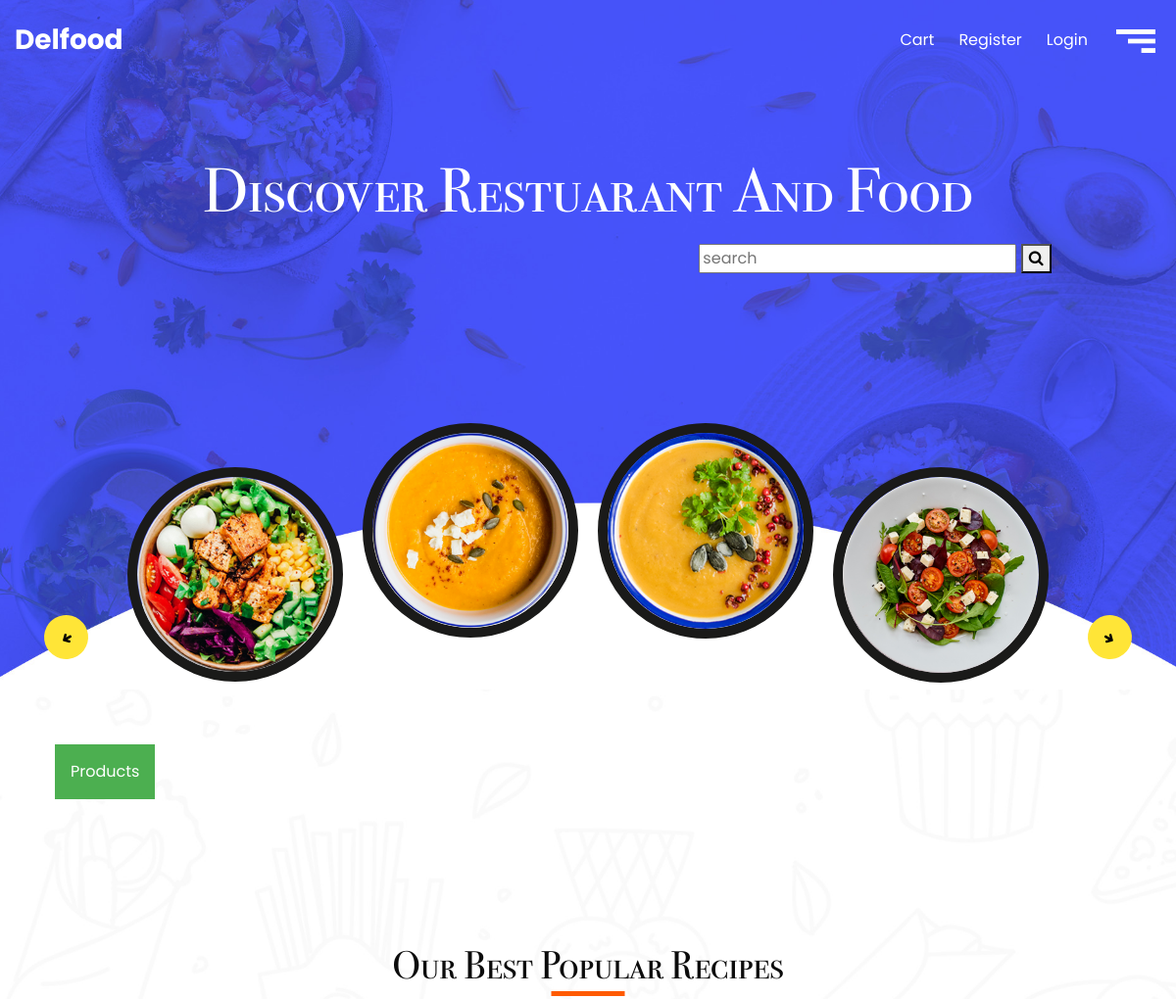
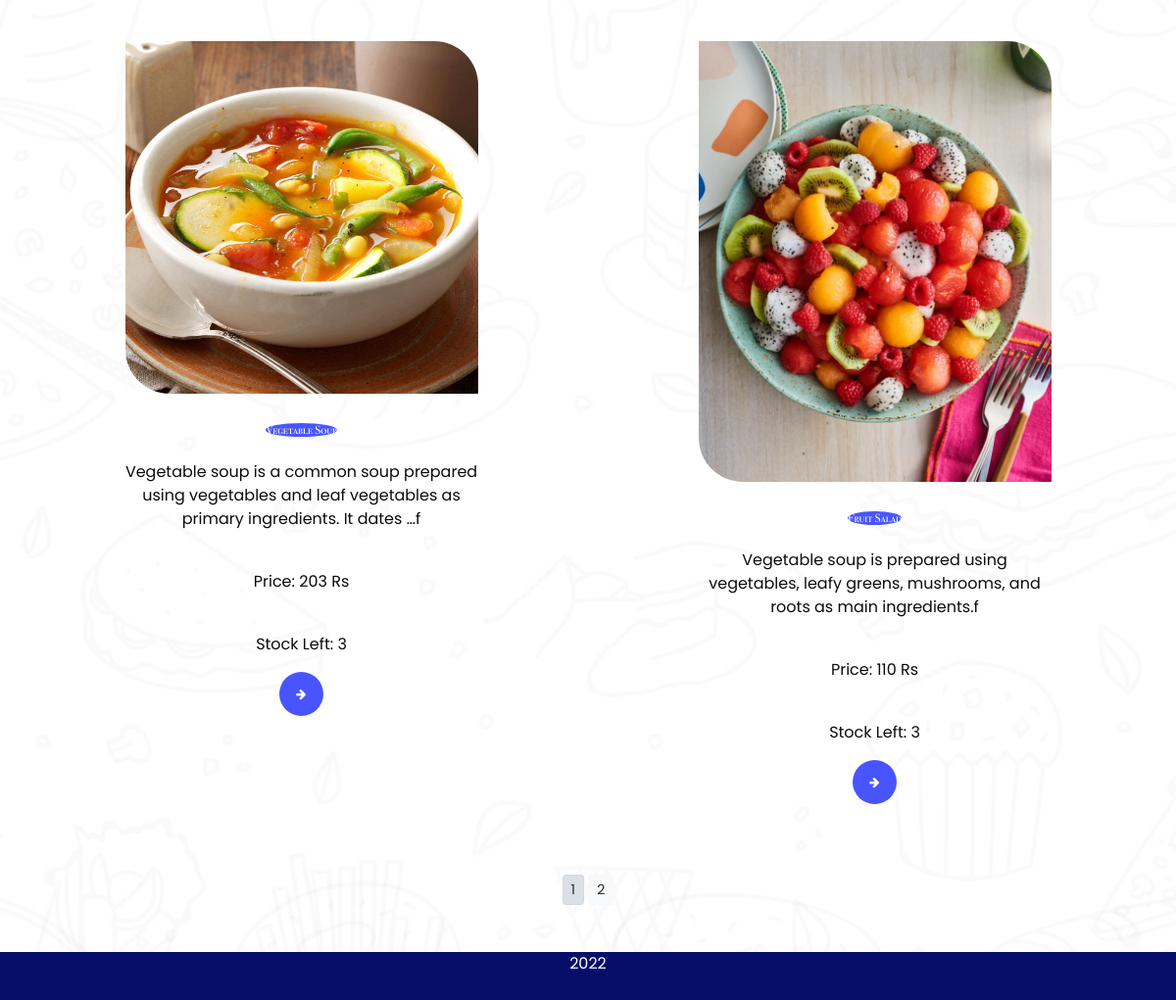
The page / on the database its author committed (2 pictures, top to bottom).
### shop/models.py (models this page shows, shortened)
class products(models.Model):
    name=models.CharField(max_length=100)
    slug=models.SlugField(max_length=100)
    img=models.ImageField(upload_to='images')
    desc=models.TextField()
    stock=models.IntegerField()
    available=models.BooleanField()
    price=models.IntegerField()
    category=models.ForeignKey(categ,on_delete=models.CASCADE)
    def get_url(self):
        return reverse('details',args=[self.category.slug,self.slug])

### shop/views.py (the view)
# urls.py: 2. Add a URL to urlpatterns:  path('', views.home, name='home')
def home(request,c_slug=None):
    c_page=None
    prodt=None
    if c_slug!=None:
        c_page=get_object_or_404(categ,slug=c_slug)
        prodt=products.objects.filter(category=c_page,available=True)
    else:
        prodt=products.objects.all().filter(available=True)
        cat = categ.objects.all()
        paginator=Paginator(prodt,2)
    try:
        page=int(request.GET.get('page','1'))
    except:
        page=1
    try:
        pro=paginator.page(page)
    except(EmptyPage,InvalidPage):
        pro=paginator.page(paginator.num_pages)
    return render(request,'index.html',{'pr':prodt,'ct':cat,'pg':pro})

### shop/models.py (called while the page is built)
    def get_url(self):
        return reverse('prod_cat',args=[self.slug])

### templates/index.html (shortened to what this page needs)
{% load static %}
<!DOCTYPE html>
<html>
<head>
  <link rel="stylesheet" type="text/css" href="{% static 'cr/css/bootstrap.css' %}" />
  <link href="{% static 'cr/css/font-awesome.min.css' %}" rel="stylesheet" />
  <link rel="stylesheet" href="https://cdnjs.cloudflare.com/ajax/libs/jquery-nice-select/1.1.0/css/nice-select.min.css" />
  <link rel="stylesheet" href="https://cdnjs.cloudflare.com/ajax/libs/slick-carousel/1.9.0/slick.min.css" />
  <link rel="stylesheet" href="https://cdnjs.cloudflare.com/ajax/libs/slick-carousel/1.9.0/slick-theme.min.css.map" />
  <link href="{% static 'cr/css/style.css' %}" rel="stylesheet" />
  <link href="{% static 'cr/css/responsive.css' %}" rel="stylesheet" />
</head>
<body>
  <div class="hero_area">
    <header class="header_section">
      <div class="container-fluid">
        <nav class="navbar navbar-expand-lg custom_nav-container">
          <a class="navbar-brand" href="/">
            <span>
              Delfood
            </span>
          </a>
          <div class="" id="">
            <div class="User_option">
              <a href="">
                <a href="{% url 'cartDetails' %}"> Cart</a>
                {% if user.is_authenticated %}
                <li>hi {{user.username}}</li>
                <a href="{% url 'logout' %}"> Logout</a>
                {% else %}
                <a href="accounts/register"> Register</a>
                <a href="{% url 'login' %}"> Login</a>
                {% endif %}
              </a>
            </div>
            <div class="custom_menu-btn">
              <button onclick="openNav()">
                <img src="{% static 'cr/images/menu.png' %}" alt="">
              </button>
            </div>
          </div>
        </nav>
      </div>
    </header>
    <section class="slider_section ">
       <div class="container ">
        <div class="row">
          <div class="col-lg-10 mx-auto">
            <div class="detail-box">
              <h1>
                Discover Restuarant And Food
              </h1>
            </div>
            <form class="examole" action="{% url 'search' %}" method="get" align="right">
                <input type="text" placeholder="search" name="q" color="black">
                <button type="submit"><i class="fa fa-search"></i></button>
              </form>
          </div>
        </div>
      </div>
      <div class="slider_container">
        <div class="item">
          <div class="img-box">
            <img src="{% static 'cr/images/slider-img1.png' %}" alt="" />
          </div>
        </div>
        <div class="item">
          <div class="img-box">
            <img src="{% static 'cr/images/slider-img2.png' %}" alt="" />
          </div>
        </div>
        <div class="item">
          <div class="img-box">
            <img src="{% static 'cr/images/slider-img3.png' %}" alt="" />
          </div>
        </div>
        <div class="item">
          <div class="img-box">
            <img src="{% static 'cr/images/slider-img4.png' %}" alt="" />
          </div>
        </div>
      </div>
    </section>
  </div>
<div class="dropdown">
  <button class="dropbtn">Products</button>
</div>
  <section class="recipe_section layout_padding-top">
    <div class="container">
      <div class="heading_container heading_center">
        <h2>
          Our Best Popular Recipes
        </h2>
      </div>
      <div class="row">
        {% for i in pg.object_list %}
        <div class="col-sm-6 col-md-4 mx-auto">
          <div class="box">
            <div class="img-box">
              <a href="{{i.get_url}}"></a> <img src="{{i.img.url}}" class="box-img" alt="" >
            </div>
            <div class="detail-box">
              <h4>
                <a href="{{i.get_url}}">{{i.name}}</a>
              </h4>
              <P>{{i.desc|truncatewords:17}}f</P>
              <br>
              <p>Price: {{i.price}} Rs</p>
              <br>
              <p>Stock Left: {{i.stock}}</p>
              <a href="">
                <i class="fa fa-arrow-right" aria-hidden="true"></i>
              </a>
            </div>
          </div>
        </div>
        {% endfor %}
  </section>
<br>
<br>
<br>
<center>
  {% for p in pg.paginator.page_range %}
  <a href="?page={{p}}" class="btn btn-light btn-sm {% if pg.number == p %} active {% endif %}">{{p}}</a>
  {% endfor %}
</center>  <br>
  <br>
    <footer class="footer_section">
      <div class="container">
        <p>
           <span id="displayYear"></span>
        </p>
      </div>
    </footer>
</body>
</html>

### static/cr/css/responsive.css (style rules this page uses)
@media (min-width: 1200px) { .container { max-width: 1170px; } }

### templates/index.html (style rules this page uses)
.dropbtn { background-color: #4CAF50; color: white; padding: 16px; font-size: 16px; border: none; cursor: pointer; }
.dropdown { position: relative; display: inline-block; padding: 56px; }

### rows shown on the page
products: img (picture), name "Vegetable Soup", desc "Vegetable soup is a common soup prepared using vegetables and leaf vegetables as primary ingredients. It dates …", price "203", stock "3"
products: img (picture), name "Fruit Salad", desc "Vegetable soup is prepared using vegetables, leafy greens, mushrooms, and roots as main ingredients.", price "110", stock "3"

### other values the page prints
{{ p }} "1" "2"
